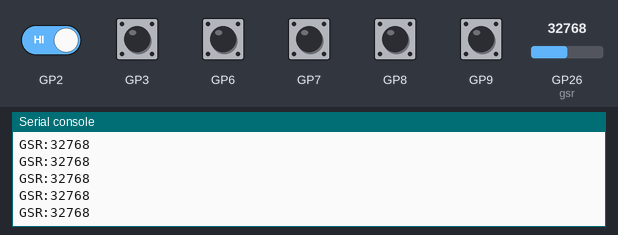
The program below on a simulated Raspberry Pi Pico running CircuitPython. Parts: the last lines printed to the serial console. The inputs (shaded band) are chosen by the test bench; at power-on: GP2, GP3, GP6–9 HIGH, GP26 (gsr) = 32768 (analog values on the 0–65535 scale). USB keyboard and mouse output is not drawn.

Above: at 1.2 s.
1.3 s: GP3 pulled LOW for 0.15 s
2.9 s: GP26 (gsr) set to 45874
At 2.96 s:
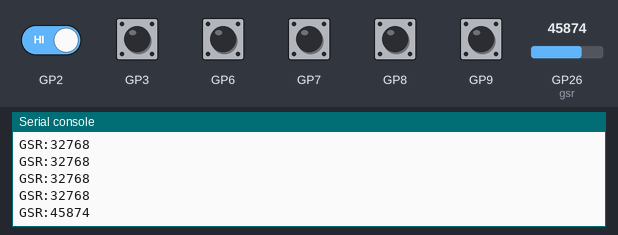
4.4 s: GP26 (gsr) set to 57670
At 4.44 s:
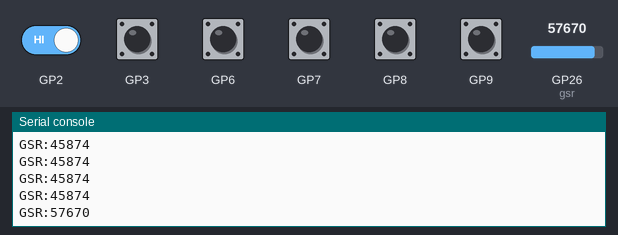
5.9 s: GP2 driven LOW and GP3 driven LOW
At 5.92 s:
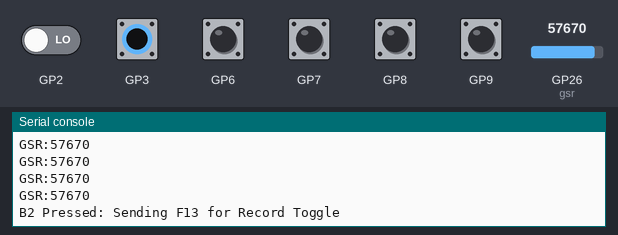
Timing chart, 0 to 8.9 s (numbered marks = the images above; inputs shaded):
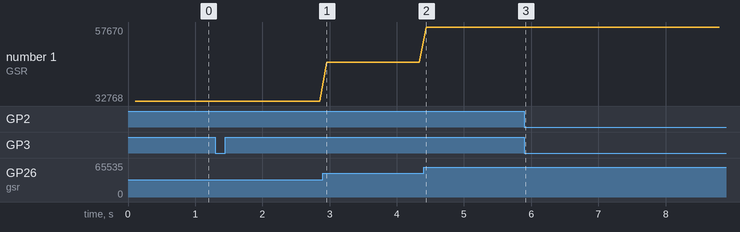

Measured:
- after the input at 2.9 s, the serial console: prints a new line after 0.06 s (image 1)
- after the input at 4.4 s, the serial console: prints a new line at once (image 2)
- after the input at 5.9 s, the serial console: prints a new line at once (image 3)
- plotted number 1: 32768 → 45874 after the input at 2.9 s, 45874 → 57670 after the input at 4.4 s

The program:

code.py
```python
import time
import board
import digitalio
import analogio
import usb_hid
from adafruit_hid.keyboard import Keyboard
from adafruit_hid.keycode import Keycode

# --- デバイス設定 ---
try:
    kbd = Keyboard(usb_hid.devices)
except Exception as e:
    print(f"Error setting up keyboard: {e}")
    while True: pass

try:
    gsr = analogio.AnalogIn(board.GP26)
except Exception as e:
    print(f"Error setting up GSR sensor: {e}")
    gsr = None

# --- ピン設定 ---
# キー割り当て: レバーは矢印キー、B1はP、B2はF13（録画トグル用）
PIN_MAPPING = {
    board.GP6: Keycode.UP_ARROW,
    board.GP7: Keycode.DOWN_ARROW,
    board.GP8: Keycode.LEFT_ARROW,
    board.GP9: Keycode.D, # NOTE: For some reason RIGHT_ARROW is not working, using D as fallback
    board.GP2: Keycode.P,         # B1
    board.GP3: Keycode.F13,       # B2
}

pins = {}
for pin_name, keycode in PIN_MAPPING.items():
    pin = digitalio.DigitalInOut(pin_name)
    pin.direction = digitalio.Direction.INPUT
    pin.pull = digitalio.Pull.UP
    pins[pin_name] = {'obj': pin, 'keycode': keycode, 'state': True}

# B1とB2のピンオブジェクトを個別に取得
b1_pin = pins[board.GP2]['obj']
b2_pin = pins[board.GP3]['obj']

# --- 状態変数 ---
last_b2_press_time = 0
b2_debounce_time = 0.2

long_press_start_time = 0
long_press_duration = 3.0
long_press_triggered = False

last_gsr_print_time = 0

print("Controller ready. Version 2.0")

# --- メインループ ---
while True:
    now = time.monotonic()

    # 1. 通常のボタン処理 (レバーとB1)
    for pin_name, pin_data in pins.items():
        # B2は個別処理なのでスキップ
        if pin_name == board.GP3:
            continue

        current_state = pin_data['obj'].value
        last_state = pin_data['state']

        if current_state is False and last_state is True:
            kbd.press(pin_data['keycode'])
        elif current_state is True and last_state is False:
            kbd.release(pin_data['keycode'])

        pin_data['state'] = current_state

    # 2. B2ボタン処理 (録画トグル)
    b2_state = b2_pin.value
    if b2_state is False and pins[board.GP3]['state'] is True:
        # デバウンス処理: 短時間に連続して押されるのを防ぐ
        if (now - last_b2_press_time) > b2_debounce_time:
            print("B2 Pressed: Sending F13 for Record Toggle")
            kbd.press(Keycode.F13)
            kbd.release(Keycode.F13)
            last_b2_press_time = now
    pins[board.GP3]['state'] = b2_state


    # 3. B1+B2 同時長押し処理 (実験終了)
    b1_state = b1_pin.value
    # b2_stateは上で取得済み

    if b1_state is False and b2_state is False:
        if long_press_start_time == 0:
            long_press_start_time = now

        if not long_press_triggered and (now - long_press_start_time) > long_press_duration:
            print(f"Long Press Detected: Sending F15 for Session End")
            kbd.press(Keycode.F15)
            kbd.release(Keycode.F15)
            long_press_triggered = True # 一度だけトリガー
    else:
        # どちらかのボタンが離されたらリセット
        long_press_start_time = 0
        long_press_triggered = False

    # 4. GSRセンサー値のシリアル出力
    if gsr and (now - last_gsr_print_time) > 0.1: # 100msごと
        print(f"GSR:{gsr.value}")
        last_gsr_print_time = now

    time.sleep(0.01)
```
